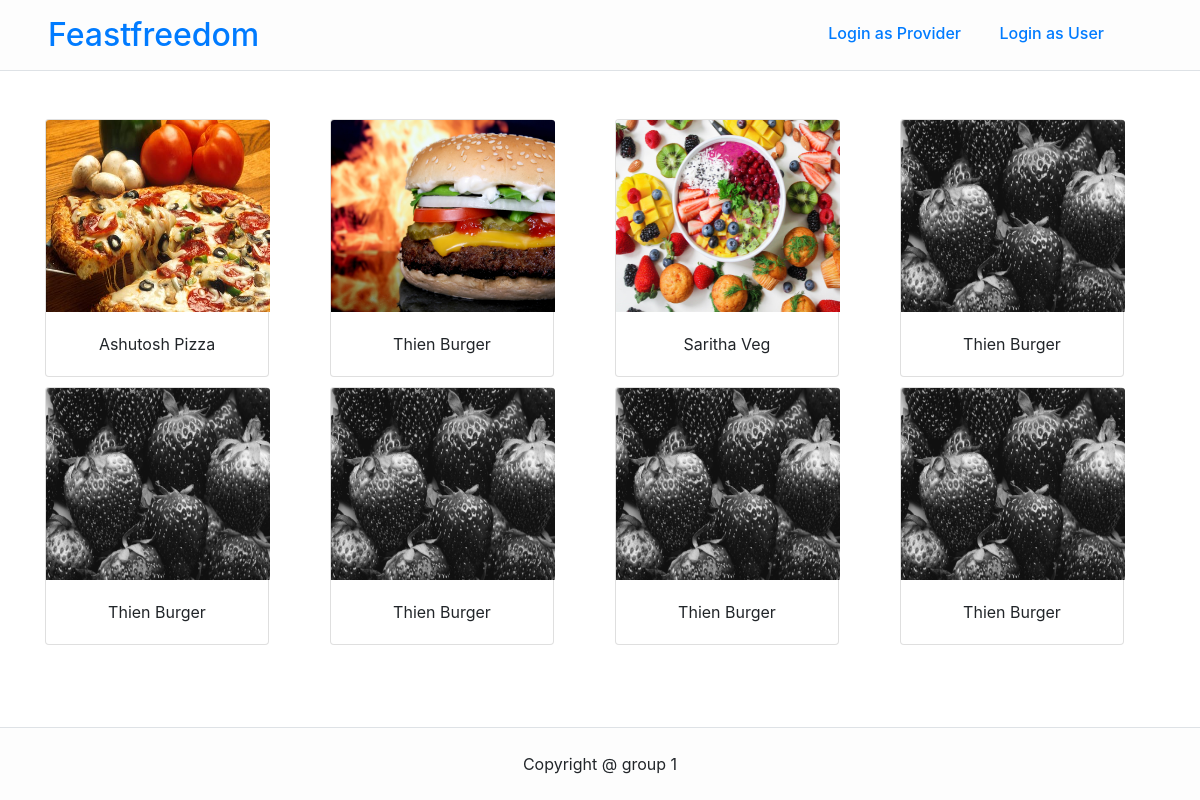
Before: / with the older database file.
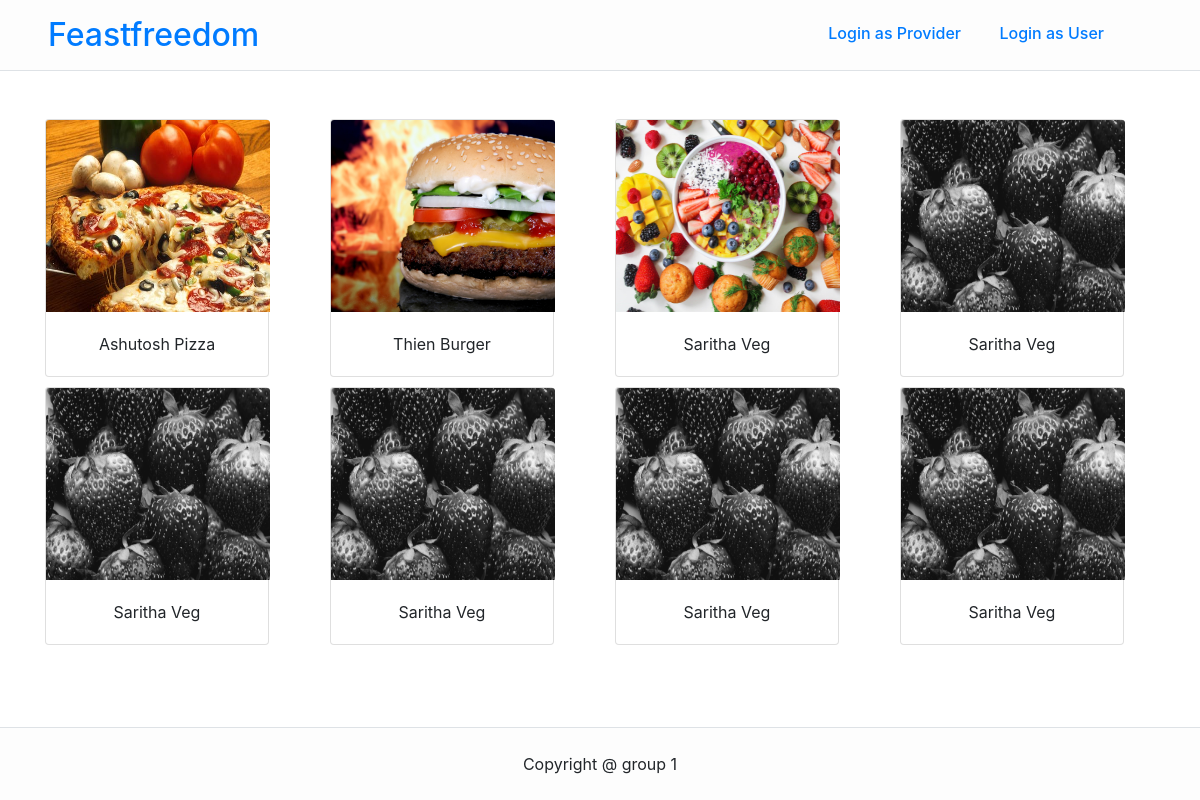
After: the same page with the newer database file.
### service_provider/models.py (models this page shows)
class Kitchen(models.Model):
    provider_id = models.ForeignKey(Provider, null=False, related_name="provider",on_delete = models.CASCADE)
    kit_days = models.CharField(max_length=200)
    start_time = models.CharField(max_length=200)
    end_time = models.CharField(max_length=200)
    kit_image = models.ImageField(upload_to="", blank=True, null=True)  #Leave blank to upload to current media folder under root

class Provider(models.Model):
    name = models.CharField(max_length=200)
    email = models.CharField(max_length=200)
    password = models.CharField(max_length=200)

### regular_user/views.py (the view)
# urls.py: url(r'^$', views.list_all_kitchen, name='index'),
def list_all_kitchen(request):
    quantity = 0
    if not 'old_dishes' in request.session or not request.session['old_dishes']:
        quanity = 0
    else:
        quantity = len(request.session['old_dishes'])
    kitchens = Kitchen.objects.all()
    return render(request,'index.html',{'kitchens':kitchens,'quantity':quantity})

### feastfreedom/templates/index.html
{% extends "base.html" %}
{% block content %}
            <div>
                    <div class="row justify-content-start">
                    {% for kitchen in kitchens %}
                    <div class="col margin_card">
                        <div class="card" style="width: 14rem;">
                                <a href="/provider/{{kitchen.provider_id.id}}"><img class="card-img-top item_image" src="/media/{{kitchen.kit_image }}" alt="Card image cap"></a>
                                <div class="card-body">
                                <p class="card-text text-center">{{kitchen.provider_id.name}}</p>
                                </div>
                        </div>
                    </div>
                    {% endfor %}
                    </div>
        </section>
{% endblock %}

Changed rows visible on the page:
changed Kitchen (number 4 of 8 on the later page): provider_id.name "Thien Burger" → "Saritha Veg"
changed Kitchen (number 5 of 8 on the later page): provider_id.name "Thien Burger" → "Saritha Veg"
changed Kitchen (number 6 of 8 on the later page): provider_id.name "Thien Burger" → "Saritha Veg"
changed Kitchen (number 7 of 8 on the later page): provider_id.name "Thien Burger" → "Saritha Veg"
changed Kitchen (number 8 of 8 on the later page): provider_id.name "Thien Burger" → "Saritha Veg"
